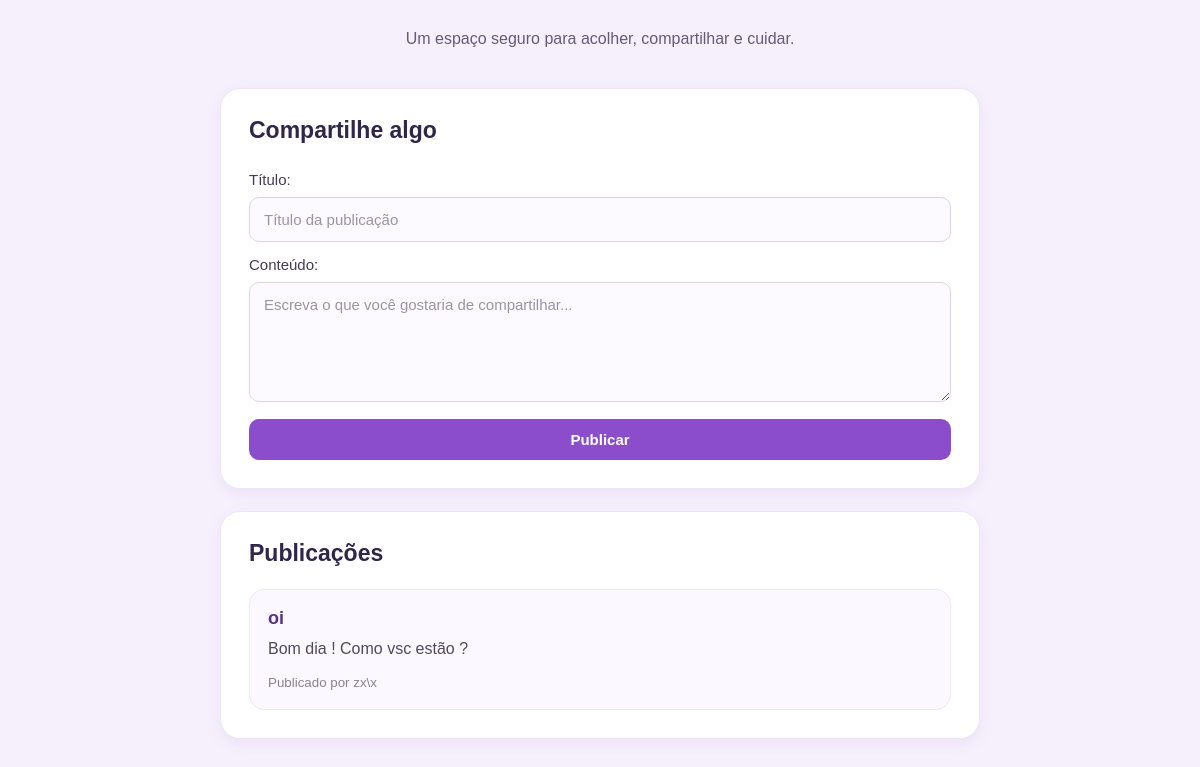
The page /feed on the database as committed earlier.
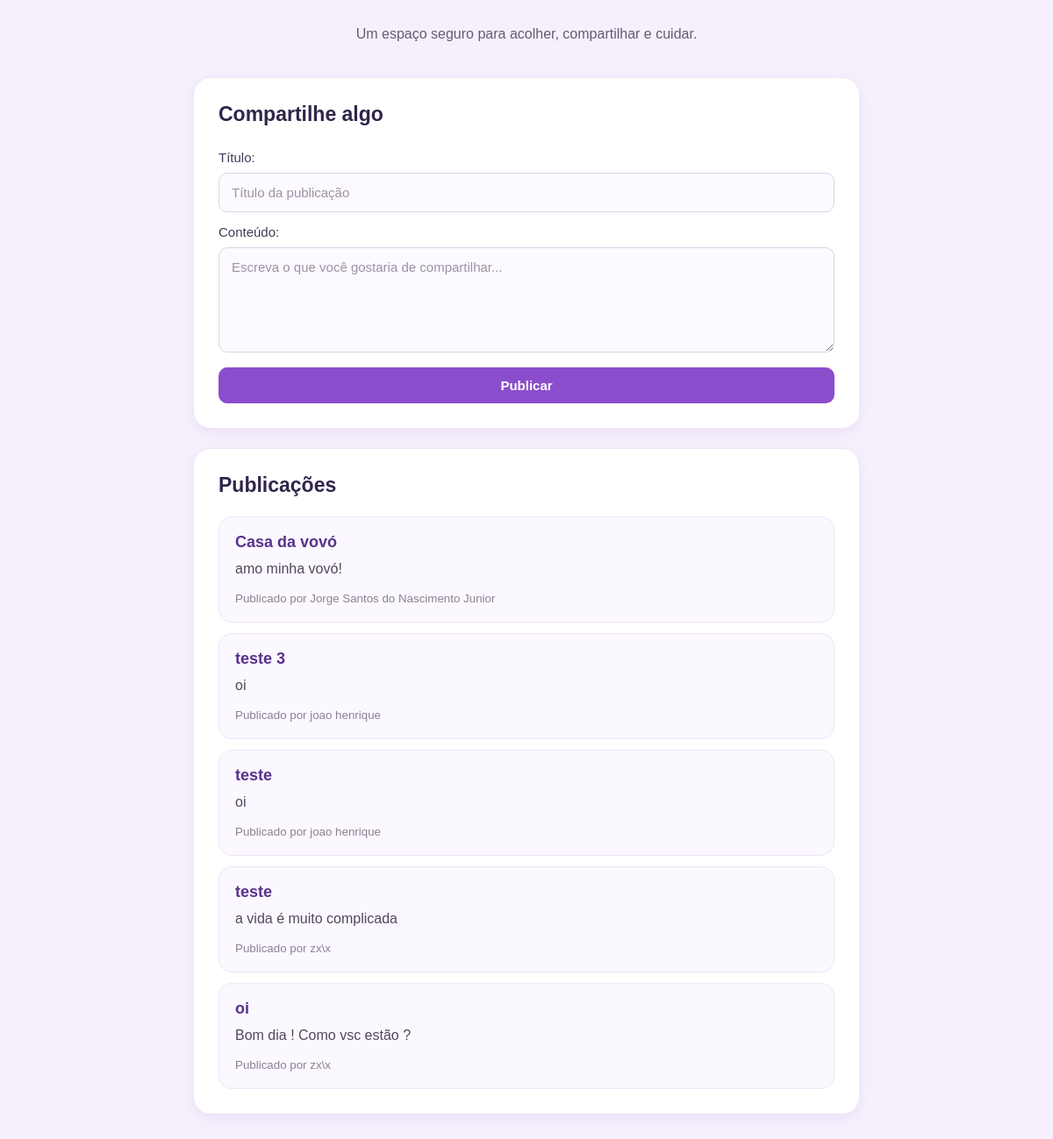
The same page on the database as committed later.
### model.py (models this page shows)
class Publi(db.Model):
    __tablename__ = 'publicacoes'
    id_publi = db.Column(db.Integer, primary_key=True)
    titulo_publi = db.Column(db.String(150), nullable=False)
    texto_publi = db.Column(db.String(500), nullable=False)
    status = db.Column(db.String(50), default='ativo')
    data_publi = db.Column(db.DateTime, default=db.func.now())
    usu_id = db.Column(
        db.Integer,
        db.ForeignKey('usuarios.id_usu'),
        nullable=False
    )
    curtidas = db.relationship('Curt', backref='publicacao', lazy=True)
    comentarios = db.relationship('Coment', backref='publicacao', lazy=True)

class Usu(db.Model):
    __tablename__ = 'usuarios'
    id_usu = db.Column(db.Integer, primary_key=True)
    nome = db.Column(db.String(40), nullable=False)
    gmail = db.Column(db.String(60), nullable=False, unique=True)
    senha = db.Column(db.String(100), nullable=False)
    curtidas = db.relationship('Curt', backref='usuario', lazy=True)
    comentarios = db.relationship('Coment', backref='usuario', lazy=True)
    publicacoes = db.relationship('Publi', backref='usuario', lazy=True)
    diarios = db.relationship('Diar', backref='usuario', lazy=True)
    notificacoes = db.relationship('Not', backref='usuario', lazy=True)

### app.py (the view)
@app.route("/feed")
def index():
    usuarios = Usu.query.all()
    publicacoes = Publi.query.order_by(Publi.data_publi.desc()).all()
    return render_template(
        "index.html",
        usuarios=usuarios,
        publicacoes=publicacoes
    )

### templates/index.html
{% extends "base.html" %}
{% block conteudo %}
    <header>
        <p>Um espaço seguro para acolher, compartilhar e cuidar.</p>
    </header>
    <section>
        <h2>Compartilhe algo</h2>
        <form action="{{ url_for('publi.create') }}" method="post">
            <label for="titulo">Título:</label>
            <input type="text" id="titulo" name="titulo" placeholder="Título da publicação" required>
            <label for="conteudo">Conteúdo:</label>
            <textarea id="conteudo" name="conteudo" placeholder="Escreva o que você gostaria de compartilhar..." required></textarea>
            <button type="submit">Publicar</button>
        </form>
    </section>
    <section>
        <h2>Publicações</h2>
        {% if publicacoes %}
            {% for publicacao in publicacoes %}
                <article class="publicacao">
                    <h3>{{ publicacao.titulo_publi }}</h3>
                    <p>{{ publicacao.texto_publi }}</p>
                    {% if publicacao.usuario %}
                        <small>Publicado por {{ publicacao.usuario.nome }}</small>
                    {% endif %}
                </article>
            {% endfor %}
        {% else %}
            <p>Ainda não existem publicações.</p>
        {% endif %}
    </section>
{% endblock conteudo %}

### templates/base.html (shortened to what this page needs)
<!DOCTYPE html>
<html lang="pt-br">
    <head>
        <link rel="stylesheet" href="{{ url_for('static', filename='css/style.css') }}">
    </head>
    <body>
        <main>
            {% block conteudo %}{% endblock conteudo %}
        </main>
    </body>
</html>

### static/css/style.css (style rules this page uses)
* { box-sizing: border-box; }
body { font-family: Arial, sans-serif; margin: 0; padding: 20px; background: #f6f0fc; color: #29233a; }
header { text-align: center; margin-bottom: 30px; padding: 10px; }
header p { color: #655b73; font-size: 16px; margin: 0; }
main { max-width: 760px; margin: 0 auto; }
section { background: #ffffff; padding: 28px; margin-bottom: 22px; border-radius: 20px; box-shadow: 0 4px 15px rgba(111, 59, 189, 0.08); border: 1px solid #eee5f8; }
section h2 { margin-top: 0; margin-bottom: 22px; color: #30254a; font-size: 23px; }
form { display: flex; flex-direction: column; gap: 9px; }
label { color: #443957; font-size: 15px; margin-top: 5px; }
input, textarea { width: 100%; padding: 13px 14px; border: 1px solid #ddd3e8; border-radius: 10px; background: #fcfaff; color: #332b40; font-family: Arial, sans-serif; font-size: 15px; outline: none; transition: 0.2s; }
input::placeholder, textarea::placeholder { color: #9b92a5; }
textarea { min-height: 120px; resize: vertical; }
button { margin-top: 8px; padding: 12px 18px; cursor: pointer; border: none; border-radius: 10px; background: #8b4dcc; color: white; font-size: 15px; font-weight: 600; transition: 0.2s; }
.publicacao { background: #fbf8ff; border: 1px solid #eee5f8; padding: 18px; margin-top: 12px; border-radius: 15px; }
.publicacao h3 { margin: 0 0 8px; color: #59328b; font-size: 18px; }
.publicacao p { margin: 0 0 12px; color: #51485c; line-height: 1.5; }
.publicacao small { color: #8b8193; }

Rows that differ between the two databases and show on the page:
added Publi: titulo_publi "Casa da vovó", texto_publi "amo minha vovó!", usuario.nome "Jorge Santos do Nascimento Junior"
added Publi: titulo_publi "teste 3", texto_publi "oi", usuario.nome "joao henrique"
added Publi: titulo_publi "teste", texto_publi "oi", usuario.nome "joao henrique"
added Publi: titulo_publi "teste", texto_publi "a vida é muito complicada", usuario.nome "zx\\x"
